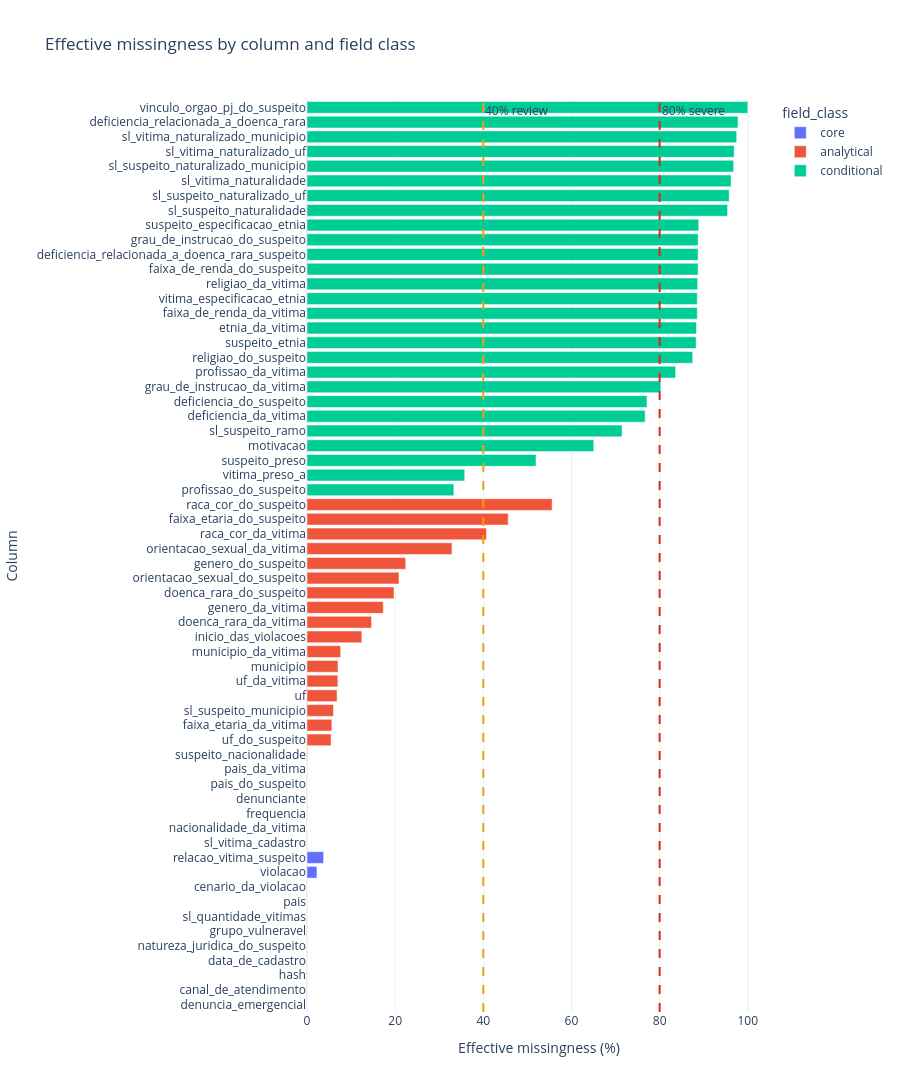

The notebook cell saved with this chart:
### Markdown cell above
### Interactive missingness chart

The 40% and 80% lines are review aids, not automatic deletion rules. Conditional fields should be evaluated with their activation rules and applicable denominator.

### Code cell
if df is not None:
    plot_data = completeness_profile.sort_values("effective_missing_pct")
    fig = px.bar(
        plot_data, x="effective_missing_pct", y="column", orientation="h",
        color="field_class", height=max(750, len(plot_data) * 20),
        hover_data=["physical_missing", "semantic_missing", "completeness_pct"],
        title="Effective missingness by column and field class",
        labels={"effective_missing_pct": "Effective missingness (%)", "column": "Column"}
    )
    fig.add_vline(x=40, line_dash="dash", line_color="#f59e0b", annotation_text="40% review")
    fig.add_vline(x=80, line_dash="dash", line_color="#dc2626", annotation_text="80% severe")
    fig.update_layout(template="plotly_white")
    fig.show()

### Figure 1 — Plotly figure (JSON) as saved in the notebook; plotly's stock layout.template omitted (floating-point values rounded to 4 significant figures)
{"data": [{"customdata": [[0.0, 0.0, 100.0], [0.0, 0.0, 100.0], [0.0, 0.0, 100.0], [0.0, 0.0, 100.0], [0.0, 0.0, 100.0], [0.0, 0.0, 100.0], [0.0, 0.0, 100.0], [0.0, 0.0, 100.0], [0.0, 0.0, 100.0], [190.0, 0.0, 97.74], [0.0, 317.0, 96.23]], "hovertemplate": "field_class=core<br>Effective missingness (%)=%{x}<br>Column=%{y}<br>physical_missing=%{customdata[0]}<br>semantic_missing=%{customdata[1]}<br>completeness_pct=%{customdata[2]}<extra></extra>", "legendgroup": "core", "marker": {"color": "#636efa", "pattern": {"shape": ""}}, "name": "core", "orientation": "h", "showlegend": true, "textposition": "auto", "type": "bar", "x": [0.0, 0.0, 0.0, 0.0, 0.0, 0.0, 0.0, 0.0, 0.0, 2.26, 3.77], "xaxis": "x", "y": ["denuncia_emergencial", "canal_de_atendimento", "hash", "data_de_cadastro", "natureza_juridica_do_suspeito", "grupo_vulneravel", "sl_quantidade_vitimas", "pais", "cenario_da_violacao", "violacao", "relacao_vitima_suspeito"], "yaxis": "y"}, {"customdata": [[0.0, 0.0, 100.0], [0.0, 0.0, 100.0], [0.0, 0.0, 100.0], [0.0, 0.0, 100.0], [0.0, 0.0, 100.0], [0.0, 0.0, 100.0], [9.0, 0.0, 99.89], [459.0, 0.0, 94.54], [405.0, 70.0, 94.35], [505.0, 0.0, 93.99], [573.0, 0.0, 93.18], [588.0, 0.0, 93.0], [591.0, 0.0, 92.97], [641.0, 0.0, 92.37], [0.0, 1046.0, 87.55], [1231.0, 0.0, 85.35], [1134.0, 320.0, 82.69], [1658.0, 0.0, 80.26], [1678.0, 75.0, 79.13], [1663.0, 218.0, 77.61], [2371.0, 391.0, 67.12], [210.0, 3210.0, 59.29], [2879.0, 955.0, 54.36], [3660.0, 1012.0, 44.39]], "hovertemplate": "field_class=analytical<br>Effective missingness (%)=%{x}<br>Column=%{y}<br>physical_missing=%{customdata[0]}<br>semantic_missing=%{customdata[1]}<br>completeness_pct=%{customdata[2]}<extra></extra>", "legendgroup": "analytical", "marker": {"color": "#EF553B", "pattern": {"shape": ""}}, "name": "analytical", "orientation": "h", "showlegend": true, "textposition": "auto", "type": "bar", "x": [0.0, 0.0, 0.0, 0.0, 0.0, 0.0, 0.11, 5.46, 5.65, 6.01, 6.82, 7.0, 7.03, 7.63, 12.45, 14.65, 17.31, 19.74, 20.87, 22.39, 32.88, 40.71, 45.64, 55.61], "xaxis": "x", "y": ["sl_vitima_cadastro", "nacionalidade_da_vitima", "frequencia", "denunciante", "pais_do_suspeito", "pais_da_vitima", "suspeito_nacionalidade", "uf_do_suspeito", "faixa_etaria_da_vitima", "sl_suspeito_municipio", "uf", "uf_da_vitima", "municipio", "municipio_da_vitima", "inicio_das_violacoes", "doenca_rara_da_vitima", "genero_da_vitima", "doenca_rara_do_suspeito", "orientacao_sexual_do_suspeito", "genero_do_suspeito", "orientacao_sexual_da_vitima", "raca_cor_da_vitima", "faixa_etaria_do_suspeito", "raca_cor_do_suspeito"], "yaxis": "y"}, {"customdata": [[2798.0, 0.0, 66.69], [2463.0, 543.0, 64.22], [2888.0, 1476.0, 48.05], [5465.0, 0.0, 34.95], [6005.0, 0.0, 28.52], [6413.0, 32.0, 23.28], [6454.0, 26.0, 22.87], [6743.0, 0.0, 19.74], [7026.0, 0.0, 16.37], [7231.0, 120.0, 12.5], [7416.0, 0.0, 11.72], [7422.0, 0.0, 11.65], [7438.0, 0.0, 11.46], [7410.0, 28.0, 11.46], [7186.0, 260.0, 11.37], [7454.0, 0.0, 11.27], [7454.0, 0.0, 11.27], [7454.0, 0.0, 11.27], [7427.0, 39.0, 11.13], [8015.0, 0.0, 4.59], [8046.0, 0.0, 4.23], [8083.0, 0.0, 3.79], [8131.0, 0.0, 3.21], [8141.0, 0.0, 3.09], [8189.0, 0.0, 2.52], [8214.0, 0.0, 2.23], [8401.0, 0.0, 0.0]], "hovertemplate": "field_class=conditional<br>Effective missingness (%)=%{x}<br>Column=%{y}<br>physical_missing=%{customdata[0]}<br>semantic_missing=%{customdata[1]}<br>completeness_pct=%{customdata[2]}<extra></extra>", "legendgroup": "conditional", "marker": {"color": "#00cc96", "pattern": {"shape": ""}}, "name": "conditional", "orientation": "h", "showlegend": true, "textposition": "auto", "type": "bar", "x": [33.31, 35.78, 51.95, 65.05, 71.48, 76.72, 77.13, 80.26, 83.63, 87.5, 88.28, 88.35, 88.54, 88.54, 88.63, 88.73, 88.73, 88.73, 88.87, 95.41, 95.77, 96.21, 96.79, 96.91, 97.48, 97.77, 100.0], "xaxis": "x", "y": ["profissao_do_suspeito", "vitima_preso_a", "suspeito_preso", "motivacao", "sl_suspeito_ramo", "deficiencia_da_vitima", "deficiencia_do_suspeito", "grau_de_instrucao_da_vitima", "profissao_da_vitima", "religiao_do_suspeito", "suspeito_etnia", "etnia_da_vitima", "faixa_de_renda_da_vitima", "vitima_especificacao_etnia", "religiao_da_vitima", "faixa_de_renda_do_suspeito", "deficiencia_relacionada_a_doenca_rara_suspeito", "grau_de_instrucao_do_suspeito", "suspeito_especificacao_etnia", "sl_suspeito_naturalidade", "sl_suspeito_naturalizado_uf", "sl_vitima_naturalidade", "sl_suspeito_naturalizado_municipio", "sl_vitima_naturalizado_uf", "sl_vitima_naturalizado_municipio", "deficiencia_relacionada_a_doenca_rara", "vinculo_orgao_pj_do_suspeito"], "yaxis": "y"}], "layout": {"annotations": [{"showarrow": false, "text": "40% review", "x": 40, "xanchor": "left", "xref": "x", "y": 1, "yanchor": "top", "yref": "y domain"}, {"showarrow": false, "text": "80% severe", "x": 80, "xanchor": "left", "xref": "x", "y": 1, "yanchor": "top", "yref": "y domain"}], "barmode": "relative", "height": 1240, "legend": {"title": {"text": "field_class"}, "tracegroupgap": 0}, "shapes": [{"line": {"color": "#f59e0b", "dash": "dash"}, "type": "line", "x0": 40, "x1": 40, "xref": "x", "y0": 0, "y1": 1, "yref": "y domain"}, {"line": {"color": "#dc2626", "dash": "dash"}, "type": "line", "x0": 80, "x1": 80, "xref": "x", "y0": 0, "y1": 1, "yref": "y domain"}], "title": {"text": "Effective missingness by column and field class"}, "xaxis": {"anchor": "y", "domain": [0, 1], "title": {"text": "Effective missingness (%)"}}, "yaxis": {"anchor": "x", "domain": [0, 1], "title": {"text": "Column"}}}}
